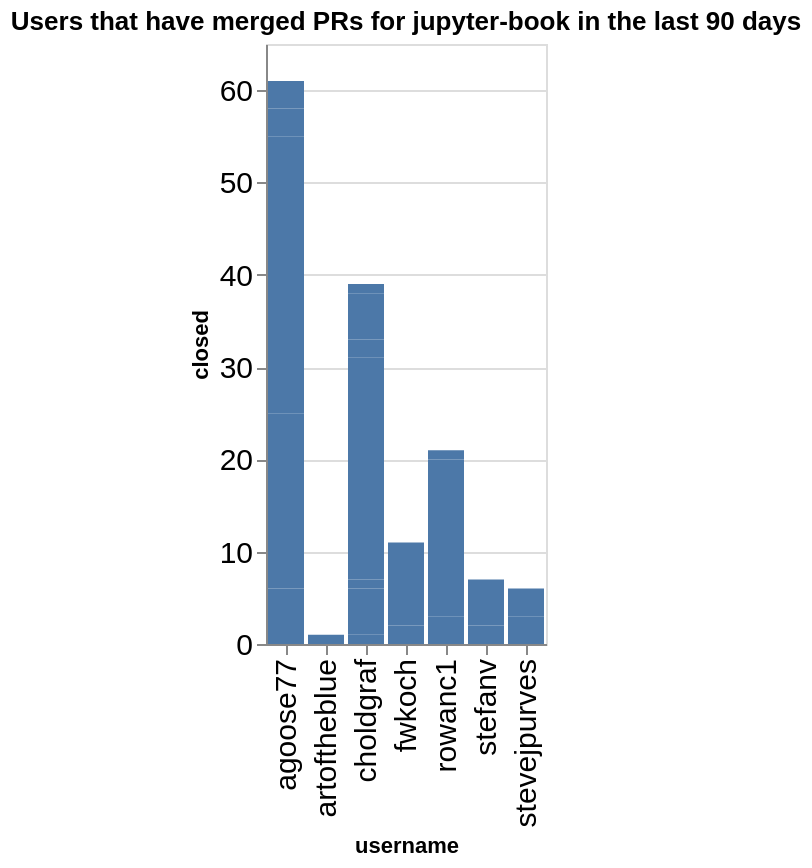

Notebook code for this chart:
### Code cell
charts = []
title = f"Users that have merged PRs for {github_org} in the last {n_days} days"
ch = alt.Chart(data=closed_by_repo.replace(np.nan, 0), title=title).mark_bar().encode(
    x='username',
    y='closed',
)
ch

### Figure 1 — Vega-Lite specification as saved in the notebook (floating-point values rounded to 4 significant figures)
{"config": {"axisLeft": {"labelFontSize": 15}, "axisBottom": {"labelFontSize": 15}}, "data": {"name": "data-db50decaa3e295e8318c730eed69562f"}, "mark": {"type": "bar"}, "encoding": {"x": {"field": "username", "type": "nominal"}, "y": {"field": "closed", "type": "quantitative"}}, "title": "Users that have merged PRs for jupyter-book in the last 90 days", "$schema": "https://vega.github.io/schema/vega-lite/v5.20.1.json", "datasets": {"data-db50decaa3e295e8318c730eed69562f": [{"name": "blog", "username": "agoose77", "closed": 4}, {"name": "example-landing-pages", "username": "agoose77", "closed": 2}, {"name": "example-landing-pages", "username": "choldgraf", "closed": 1}, {"name": "example-outputs", "username": "stevejpurves", "closed": 3}, {"name": "jupyter-book", "username": "agoose77", "closed": 3}, {"name": "jupyter-book", "username": "choldgraf", "closed": 5}, {"name": "myst-spec", "username": "choldgraf", "closed": 1}, {"name": "myst-theme", "username": "agoose77", "closed": 16}, {"name": "myst-theme", "username": "choldgraf", "closed": 6}, {"name": "myst-theme", "username": "fwkoch", "closed": 2}, {"name": "myst-theme", "username": "rowanc1", "closed": 3}, {"name": "myst-theme", "username": "stefanv", "closed": 2}, {"name": "myst-theme", "username": "stevejpurves", "closed": 3}, {"name": "mystmd", "username": "agoose77", "closed": 30}, {"name": "mystmd", "username": "artoftheblue", "closed": 1}, {"name": "mystmd", "username": "choldgraf", "closed": 18}, {"name": "mystmd", "username": "fwkoch", "closed": 9}, {"name": "mystmd", "username": "rowanc1", "closed": 17}, {"name": "mystmd", "username": "stefanv", "closed": 5}, {"name": "mystmd.org", "username": "agoose77", "closed": 3}, {"name": "mystmd.org", "username": "choldgraf", "closed": 2}, {"name": "mystmd.org", "username": "rowanc1", "closed": 1}, {"name": "team-compass", "username": "agoose77", "closed": 3}, {"name": "team-compass", "username": "choldgraf", "closed": 5}, {"name": "thebe", "username": "choldgraf", "closed": 1}]}}
